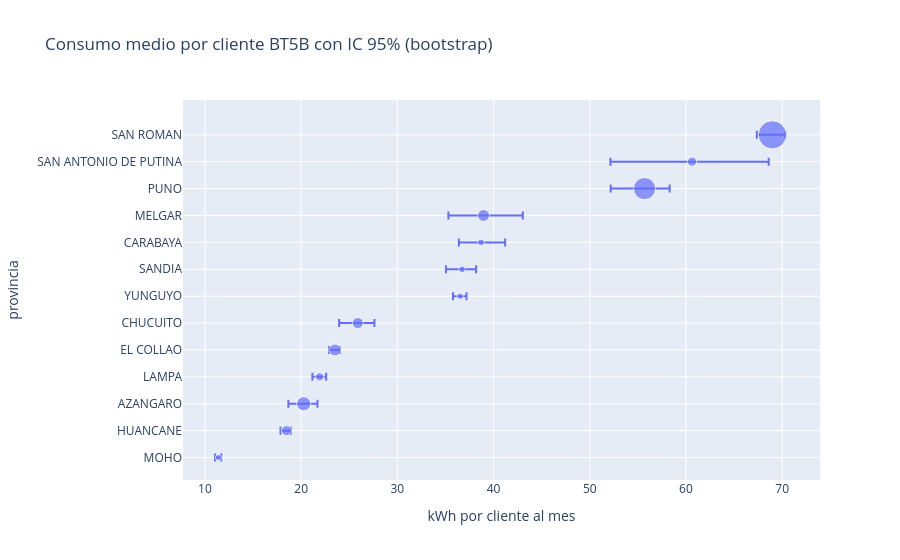

Write notebook code for a chart like this one.
### Code cell
fig = px.scatter(prov_fit, x="media_ponderada", y="provincia", error_x=prov_fit["IC95_sup"] - prov_fit["media_ponderada"],
                 error_x_minus=prov_fit["media_ponderada"] - prov_fit["IC95_inf"], size="clientes",
                 title="Consumo medio por cliente BT5B con IC 95% (bootstrap)",
                 labels={"media_ponderada": "kWh por cliente al mes"})
fig.update_yaxes(categoryorder="total ascending")
fig.show()

### Figure 1 — Plotly figure (JSON) as saved in the notebook; plotly's stock layout.template omitted (floating-point values rounded to 4 significant figures)
{"data": [{"error_x": {"array": [1.353, 7.967, 2.613, 4.075, 2.503, 1.458, 0.6601, 1.73, 0.5093, 0.6802, 1.435, 0.4645, 0.2988], "arrayminus": [1.614, 8.488, 3.522, 3.658, 2.307, 1.678, 0.7472, 1.938, 0.6128, 0.7512, 1.591, 0.6161, 0.337]}, "hovertemplate": "kWh por cliente al mes=%{x}<br>provincia=%{y}<br>clientes=%{marker.size}<extra></extra>", "legendgroup": "", "marker": {"color": "#636efa", "size": [4994937, 532551, 3063034, 887995, 286190, 275492, 258802, 763545, 899194, 431980, 1264406, 633331, 236514], "sizemode": "area", "sizeref": 12490.0, "symbol": "circle"}, "mode": "markers", "name": "", "orientation": "h", "showlegend": false, "type": "scatter", "x": [68.98, 60.64, 55.7, 38.96, 38.7, 36.73, 36.53, 25.88, 23.52, 21.92, 20.26, 18.47, 11.38], "xaxis": "x", "y": ["SAN ROMAN", "SAN ANTONIO DE PUTINA", "PUNO", "MELGAR", "CARABAYA", "SANDIA", "YUNGUYO", "CHUCUITO", "EL COLLAO", "LAMPA", "AZANGARO", "HUANCANE", "MOHO"], "yaxis": "y"}], "layout": {"legend": {"itemsizing": "constant", "tracegroupgap": 0}, "title": {"text": "Consumo medio por cliente BT5B con IC 95% (bootstrap)"}, "xaxis": {"anchor": "y", "domain": [0, 1], "title": {"text": "kWh por cliente al mes"}}, "yaxis": {"anchor": "x", "categoryorder": "total ascending", "domain": [0, 1], "title": {"text": "provincia"}}}}
